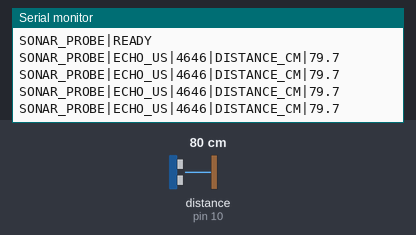
Bench run of a sketch on a simulated Arduino Uno, built with avr-gcc and run on an emulated ATmega328P. On the bench: the last lines printed to the serial monitor. Wiring (inferred from the names in the program): ultrasonic range finder: trigger pin 9; echo pin 10. The inputs (shaded band) are chosen by the test bench; at power-on: distance to the obstacle (sensor on pin 10) 80 cm. The echo pulse lasts 58.3 µs per cm.

Above: at 1.2 s.
1.3 s: distance to the obstacle (sensor on pin 10) set to 2 cm
At 1.74 s:
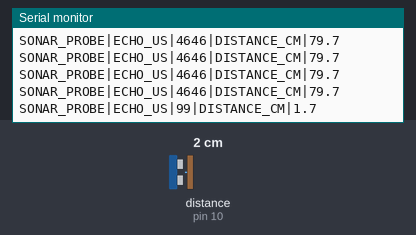
2.8 s: distance to the obstacle (sensor on pin 10) set to 4 cm
At 2.94 s:
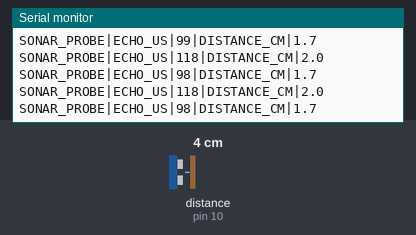
Timing chart, 0 to 5.8 s (numbered marks = the images above; inputs shaded):
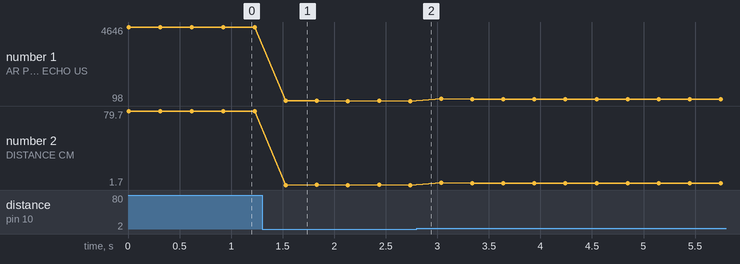

Measured:
- after the input at 1.3 s, the serial monitor: prints a new line after 0.23 s (image 1)
- plotted number 1: 4646 → 98 after the input at 1.3 s, 98 → 215 after the input at 2.8 s
- plotted number 2: 79.7 → 1.7 after the input at 1.3 s, 1.7 → 3.7 after the input at 2.8 s

The sketch:

sonar_probe.ino
```cpp
#include <Arduino.h>

constexpr byte TRIGGER_PIN = 9;
constexpr byte ECHO_PIN = 10;

// Cấu hình đúng hai chân sonar và mở log USB phục vụ kiểm tra độc lập.
void setup() {
  Serial.begin(115200);
  pinMode(TRIGGER_PIN, OUTPUT);
  pinMode(ECHO_PIN, INPUT);
  digitalWrite(TRIGGER_PIN, LOW);
  Serial.println(F("SONAR_PROBE|READY"));
}

// Phát xung 10 microsecond rồi in thời lượng echo và khoảng cách centimet.
void loop() {
  digitalWrite(TRIGGER_PIN, LOW);
  delayMicroseconds(2);
  digitalWrite(TRIGGER_PIN, HIGH);
  delayMicroseconds(10);
  digitalWrite(TRIGGER_PIN, LOW);

  const unsigned long duration = pulseIn(ECHO_PIN, HIGH, 30000UL);
  Serial.print(F("SONAR_PROBE|ECHO_US|"));
  Serial.print(duration);
  Serial.print(F("|DISTANCE_CM|"));
  if (duration == 0) {
    Serial.println(F("INVALID"));
  } else {
    Serial.println(static_cast<float>(duration) * 0.0343F * 0.5F, 1);
  }
  delay(300);
}
```
